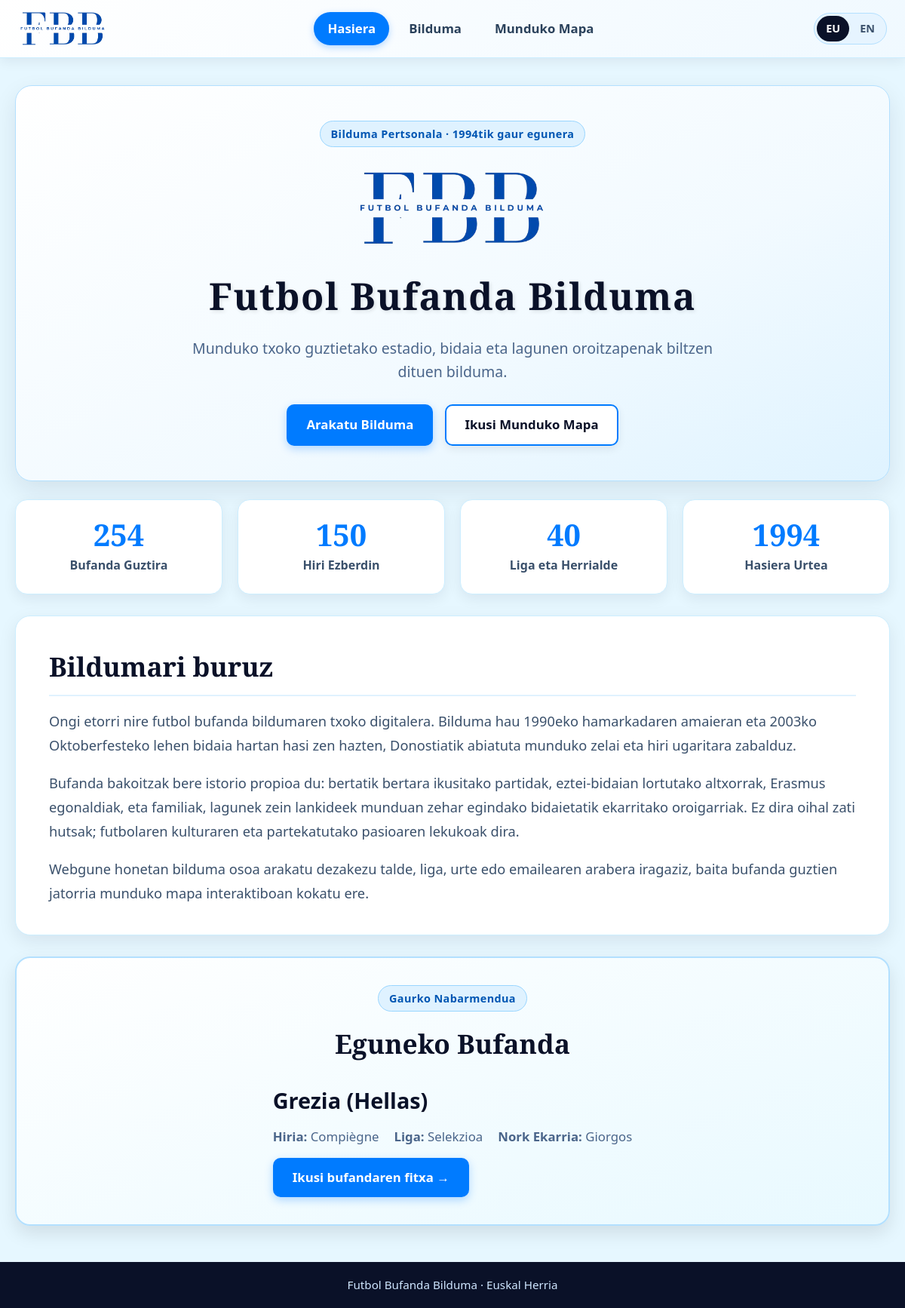
The page / on the database its author committed.
### tables this page shows
CREATE TABLE bufandas ("ZENBAKIA" INTEGER PRIMARY KEY, "TALDEA" TEXT, "NONDIK" TEXT, "NONDIK X" REAL, "NONDIK Y" REAL, "LIGA" TEXT, "LIGA_EN" TEXT, "NORK" TEXT, "NOIZ" TEXT, "BESTE" TEXT, "BESTE_EN" TEXT, "main_image" TEXT, "image_1" TEXT, "image_2" TEXT, "image_3" TEXT);

### app.py (the view)
@app.route('/')
def home():
    conn = get_db_connection()
    total_scarves = conn.execute("SELECT COUNT(*) FROM bufandas").fetchone()[0]
    total_cities = conn.execute(
        "SELECT COUNT(DISTINCT NONDIK) FROM bufandas WHERE NONDIK IS NOT NULL AND NONDIK != ''"
    ).fetchone()[0]
    total_leagues = conn.execute(
        "SELECT COUNT(DISTINCT LIGA) FROM bufandas WHERE LIGA IS NOT NULL AND LIGA != ''"
    ).fetchone()[0]
    years_raw = conn.execute(
        "SELECT DISTINCT SUBSTR(NOIZ, 1, 4) FROM bufandas WHERE NOIZ IS NOT NULL AND LENGTH(NOIZ) >= 4"
    ).fetchall()
    valid_years = sorted([y[0] for y in years_raw if y[0] and y[0].isdigit()])
    earliest_year = valid_years[0] if valid_years else '1994'
    conn.close()
    stats = {
        'total_scarves': total_scarves,
        'total_cities': total_cities,
        'total_leagues': total_leagues,
        'earliest_year': earliest_year,
    }
    return render_template(
        'home.html',
        stats=stats,
        bufanda_del_dia=g.bufanda_del_dia,
    )

### app.py (called while the page is built, shortened)
def format_league_display(liga_val, lang='eu'):
    if not liga_val:
        return ''
    text = str(liga_val).strip()
    if not text or text.lower() == 'nan':
        return ''
    if lang == 'en':
        return LEAGUE_MAP_EN.get(text, text)
    return text

def format_story_display(bufanda, lang='eu'):
    if not bufanda:
        return ''
    if isinstance(bufanda, str):
        text = bufanda.strip()
        return '' if not text or text.lower() == 'nan' else text
    keys = set(bufanda.keys())
    raw_eu = bufanda['BESTE'] if 'BESTE' in keys else ''
    eu_text = str(raw_eu).strip() if raw_eu is not None else ''
    if not eu_text or eu_text.lower() == 'nan':
        return ''

def get_db_connection():
    conn = sqlite3.connect(DATABASE)
    conn.row_factory = sqlite3.Row
    return conn

def cargar_o_seleccionar_bufanda_del_dia():
    bufanda_zenbakia_del_dia = None
    conn = get_db_connection()
    try:
        today = date.today()
        cursor = conn.cursor()
        cursor.execute("SELECT ZENBAKIA FROM bufandas ORDER BY ZENBAKIA")
        zenbakiak_disponibles = [row[0] for row in cursor.fetchall()]
        if zenbakiak_disponibles:
            rng = random.Random(today.isoformat())
            bufanda_zenbakia_del_dia = rng.choice(zenbakiak_disponibles)
            return conn.execute(
                'SELECT * FROM bufandas WHERE ZENBAKIA = ?',
                (bufanda_zenbakia_del_dia,)
            ).fetchone()
    finally:
        conn.close()
    return None

@app.before_request
def before_request_func():
    requested_lang = request.args.get('lang')
    if requested_lang in ('eu', 'en'):
        session['lang'] = requested_lang
    g.lang = session.get('lang', 'eu')
    g.bufanda_del_dia = cargar_o_seleccionar_bufanda_del_dia()

### templates/home.html (shortened to what this page needs)
{% extends "base.html" %}
{% block content %}
<section class="hero-section">
    <div class="hero-card">
        <span class="hero-badge">{{ t['hero_badge'] }}</span>
        <div class="hero-logo-wrap">
            <img src="{{ url_for('static', filename='images/web_logo.png') }}" alt="{{ t['site_title'] }}" class="hero-logo">
        </div>
        <h1>{{ t['hero_title'] }}</h1>
        <p class="hero-subtitle">{{ t['hero_subtitle'] }}</p>
        <div class="hero-actions">
            <a href="{{ url_for('bilduma') }}" class="btn-primary">{{ t['hero_cta_collection'] }}</a>
            <a href="{{ url_for('mapa') }}" class="btn-secondary">{{ t['hero_cta_map'] }}</a>
        </div>
    </div>
</section>
<section class="stats-section">
    <div class="stats-grid">
        <div class="stat-card">
            <span class="stat-number">{{ stats.total_scarves }}</span>
            <span class="stat-label">{{ t['stat_scarves'] }}</span>
        </div>
        <div class="stat-card">
            <span class="stat-number">{{ stats.total_cities }}</span>
            <span class="stat-label">{{ t['stat_cities'] }}</span>
        </div>
        <div class="stat-card">
            <span class="stat-number">{{ stats.total_leagues }}</span>
            <span class="stat-label">{{ t['stat_leagues'] }}</span>
        </div>
        <div class="stat-card">
            <span class="stat-number">{{ stats.earliest_year }}</span>
            <span class="stat-label">{{ t['stat_since'] }}</span>
        </div>
    </div>
</section>
<section class="about-section">
    <div class="about-card">
        <h2>{{ t['about_title'] }}</h2>
        <div class="about-body">
            <p>{{ t['about_p1'] }}</p>
            <p>{{ t['about_p2'] }}</p>
            <p>{{ t['about_p3'] }}</p>
        </div>
    </div>
</section>
{% if bufanda_del_dia %}
<section class="sotd-section">
    <div class="bufanda-del-dia">
        <span class="sotd-badge">{{ t['sotd_badge'] }}</span>
        <h2>{{ t['sotd_title'] }}</h2>
        <div class="sotd-content">
            <div class="sotd-info">
                <h3>{{ bufanda_del_dia.TALDEA }}</h3>
                <p class="sotd-meta">
                    {% if bufanda_del_dia.NONDIK %}<span><strong>{{ t['detail_city'] }}:</strong> {{ bufanda_del_dia.NONDIK }}</span>{% endif %}
                    {% if bufanda_del_dia.LIGA %}<span><strong>{{ t['detail_league'] }}:</strong> {{ format_league(bufanda_del_dia.LIGA) }}</span>{% endif %}
                    {% if bufanda_del_dia.NORK %}<span><strong>{{ t['detail_who'] }}:</strong> {{ bufanda_del_dia.NORK }}</span>{% endif %}
                </p>
                {% set sotd_story = format_story(bufanda_del_dia) %}
                <a href="{{ url_for('bufanda_detalle', bufanda_id=bufanda_del_dia.ZENBAKIA) }}" class="btn-primary">
                    {{ t['sotd_cta'] }}
                </a>
            </div>
        </div>
    </div>
</section>
{% endif %}
{% endblock %}

### static/css/style.css (style rules this page uses)
body { font-family: 'Segoe UI', 'Arial', sans-serif; margin: 0; background-color: #e6f7ff; color: #3a506b; line-height: 1.6; min-height: 100vh; display: flex; flex-direction: column; }
h1 { font-family: 'Playfair Display', serif; text-align: center; color: #0a1128; font-size: 3.1em; margin-top: 32px; margin-bottom: 24px; letter-spacing: 1.5px; text-shadow: 2px 2px 5px rgba(0, 0, 0, 0.1); font-weight: 700; }
.btn-primary, .btn-secondary, .btn-secondary-sm, .btn-clear { display: inline-flex; align-items: center; justify-content: center; text-decoration: none; font-weight: 700; border-radius: 10px; transition: transform 0.2s ease, box-shadow 0.2s ease, background-color 0.2s ease; cursor: pointer; }
.btn-primary { background-color: #007bff; color: #ffffff; padding: 13px 26px; font-size: 1.05em; border: none; box-shadow: 0 4px 12px rgba(0, 123, 255, 0.28); }
.btn-secondary { background-color: #ffffff; color: #0a1128; padding: 12px 24px; font-size: 1.05em; border: 2px solid #007bff; box-shadow: 0 4px 12px rgba(10, 17, 40, 0.08); }
.hero-section { max-width: 1200px; margin: 36px auto 24px auto; padding: 0 20px; }
.hero-card { background: linear-gradient(155deg, #ffffff 0%, #f2faff 60%, #dff3ff 100%); border: 1px solid #b3e0ff; border-radius: 22px; padding: 46px 36px; text-align: center; box-shadow: 0 12px 32px rgba(10, 17, 40, 0.09); }
.hero-badge, .sotd-badge { display: inline-block; background-color: #dff2ff; color: #0056b3; border: 1px solid #99d6ff; padding: 5px 14px; border-radius: 999px; font-size: 0.9em; font-weight: 700; letter-spacing: 0.4px; margin-bottom: 14px; }
.hero-logo-wrap { margin: 10px auto 12px auto; }
.hero-logo { max-width: 260px; width: 100%; height: auto; }
.hero-card h1 { margin-top: 8px; margin-bottom: 14px; }
.hero-subtitle { max-width: 720px; margin: 0 auto 28px auto; font-size: 1.22em; color: #4a658a; }
.hero-actions { display: flex; justify-content: center; gap: 16px; flex-wrap: wrap; }
.stats-section { max-width: 1200px; margin: 24px auto; padding: 0 20px; }
.stats-grid { display: grid; grid-template-columns: repeat(4, 1fr); gap: 20px; }
.stat-card { background: #ffffff; border: 1px solid #cceeff; border-radius: 16px; padding: 24px 18px; text-align: center; box-shadow: 0 6px 18px rgba(10, 17, 40, 0.07); transition: transform 0.2s ease; }
.stat-number { display: block; font-family: 'Playfair Display', serif; font-size: 2.5em; font-weight: 800; color: #007bff; line-height: 1.1; margin-bottom: 6px; }
.stat-label { font-size: 1em; font-weight: 600; color: #3a506b; }
.about-section { max-width: 1200px; margin: 28px auto; padding: 0 20px; }
.about-card { background: #ffffff; border: 1px solid #cceeff; border-radius: 20px; padding: 38px 44px; box-shadow: 0 8px 24px rgba(10, 17, 40, 0.08); }
.about-card h2 { font-family: 'Playfair Display', serif; color: #0a1128; font-size: 2.2em; margin-top: 0; margin-bottom: 18px; border-bottom: 2px solid #e0f2fe; padding-bottom: 10px; }
.about-body p { font-size: 1.14em; color: #3a506b; margin-bottom: 14px; line-height: 1.75; }
.about-body p:last-child { margin-bottom: 0; }
.sotd-section { max-width: 1200px; margin: 28px auto 48px auto; padding: 0 20px; }
.bufanda-del-dia { text-align: center; background: linear-gradient(160deg, #ffffff 0%, #e8f9ff 100%); padding: 36px; border-radius: 20px; box-shadow: 0 10px 25px rgba(0, 0, 0, 0.1); border: 2px solid #b3e0ff; }
.bufanda-del-dia h2 { font-family: 'Playfair Display', serif; color: #0a1128; font-size: 2.2em; margin-top: 0; margin-bottom: 24px; font-weight: 700; }
.sotd-content { display: flex; align-items: center; justify-content: center; gap: 32px; flex-wrap: wrap; text-align: left; }
.sotd-info { max-width: 580px; }
.sotd-info h3 { font-size: 1.8em; color: #0a1128; margin: 0 0 12px 0; }
.sotd-meta { display: flex; flex-wrap: wrap; gap: 10px 20px; font-size: 1.05em; color: #4a658a; margin: 0 0 14px 0; }

### rows shown on the page
bufandas: TALDEA "Grezia (Hellas)", NONDIK "Compiègne", LIGA "Selekzioa", NORK "Giorgos"

### other values the page prints
{{ t['nav_home'] }} "Hasiera"
{{ t['nav_collection'] }} "Bilduma"
{{ t['nav_map'] }} "Munduko Mapa"
{{ t['hero_badge'] }} "Bilduma Pertsonala · 1994tik gaur egunera"
{{ t['hero_title'] }} "Futbol Bufanda Bilduma"
{{ t['hero_subtitle'] }} "Munduko txoko guztietako estadio, bidaia eta lagunen oroitzapenak biltzen dituen bilduma."
{{ t['hero_cta_collection'] }} "Arakatu Bilduma"
{{ t['hero_cta_map'] }} "Ikusi Munduko Mapa"
{{ stats.total_scarves }} "254"
{{ t['stat_scarves'] }} "Bufanda Guztira"
{{ stats.total_cities }} "150"
{{ t['stat_cities'] }} "Hiri Ezberdin"
{{ stats.total_leagues }} "40"
{{ t['stat_leagues'] }} "Liga eta Herrialde"
{{ stats.earliest_year }} "1994"
